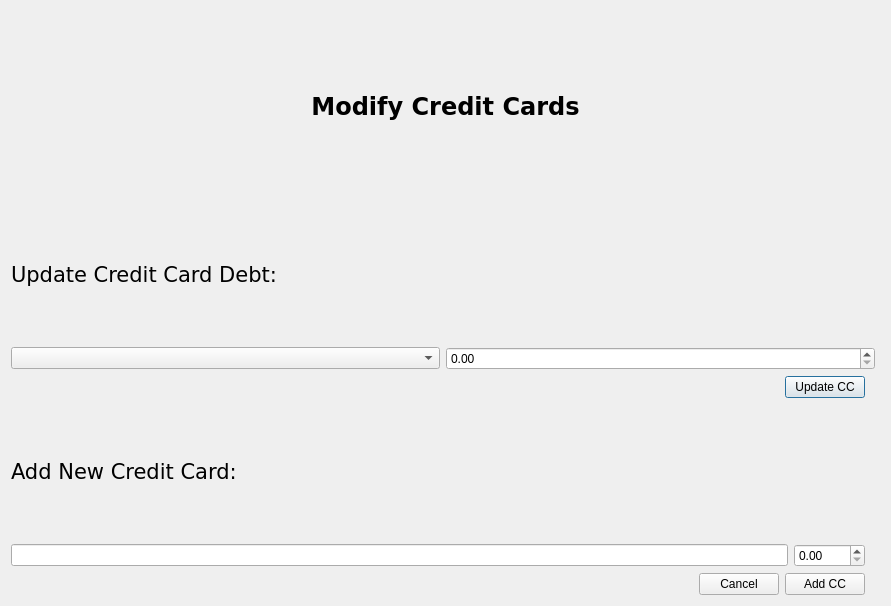
<?xml version="1.0" encoding="UTF-8"?>
<ui version="4.0">
 <class>modifyccdialog</class>
 <widget class="QDialog" name="modifyccdialog">
  <property name="geometry">
   <rect>
    <x>0</x>
    <y>0</y>
    <width>891</width>
    <height>606</height>
   </rect>
  </property>
  <property name="windowTitle">
   <string>Modify CC</string>
  </property>
  <layout class="QVBoxLayout" name="verticalLayout">
   <item>
    <widget class="QLabel" name="label">
     <property name="font">
      <font>
       <family>Verdana</family>
       <pointsize>18</pointsize>
       <bold>true</bold>
      </font>
     </property>
     <property name="text">
      <string>Modify Credit Cards</string>
     </property>
     <property name="alignment">
      <set>Qt::AlignCenter</set>
     </property>
    </widget>
   </item>
   <item>
    <layout class="QVBoxLayout" name="verticalLayout_2">
     <item>
      <widget class="QLabel" name="label_2">
       <property name="font">
        <font>
         <family>Verdana</family>
         <pointsize>16</pointsize>
        </font>
       </property>
       <property name="text">
        <string>Update Credit Card Debt:</string>
       </property>
      </widget>
     </item>
     <item>
      <layout class="QHBoxLayout" name="horizontalLayout">
       <property name="rightMargin">
        <number>5</number>
       </property>
       <item>
        <widget class="QComboBox" name="ccSelector"/>
       </item>
       <item>
        <widget class="QDoubleSpinBox" name="ccUpdateAmmountDSP">
         <property name="maximum">
          <double>5999.989999999999782</double>
         </property>
        </widget>
       </item>
      </layout>
     </item>
     <item>
      <layout class="QHBoxLayout" name="horizontalLayout_3">
       <property name="rightMargin">
        <number>15</number>
       </property>
       <item>
        <spacer name="horizontalSpacer">
         <property name="orientation">
          <enum>Qt::Horizontal</enum>
         </property>
         <property name="sizeHint" stdset="0">
          <size>
           <width>40</width>
           <height>20</height>
          </size>
         </property>
        </spacer>
       </item>
       <item>
        <widget class="QPushButton" name="updateCCButton">
         <property name="text">
          <string>Update CC</string>
         </property>
        </widget>
       </item>
      </layout>
     </item>
    </layout>
   </item>
   <item>
    <layout class="QVBoxLayout" name="verticalLayout_3">
     <item>
      <widget class="QLabel" name="label_3">
       <property name="font">
        <font>
         <family>Verdana</family>
         <pointsize>16</pointsize>
        </font>
       </property>
       <property name="text">
        <string>Add New Credit Card:</string>
       </property>
      </widget>
     </item>
     <item>
      <layout class="QHBoxLayout" name="horizontalLayout_2">
       <property name="rightMargin">
        <number>15</number>
       </property>
       <item>
        <widget class="QLineEdit" name="newCCLineEdit"/>
       </item>
       <item>
        <widget class="QDoubleSpinBox" name="newCCAmmontDSP">
         <property name="maximum">
          <double>5999.989999999999782</double>
         </property>
        </widget>
       </item>
      </layout>
     </item>
     <item>
      <layout class="QHBoxLayout" name="horizontalLayout_4">
       <property name="rightMargin">
        <number>15</number>
       </property>
       <item>
        <spacer name="horizontalSpacer_2">
         <property name="orientation">
          <enum>Qt::Horizontal</enum>
         </property>
         <property name="sizeHint" stdset="0">
          <size>
           <width>40</width>
           <height>20</height>
          </size>
         </property>
        </spacer>
       </item>
       <item>
        <widget class="QPushButton" name="cancelButton">
         <property name="text">
          <string>Cancel</string>
         </property>
        </widget>
       </item>
       <item>
        <widget class="QPushButton" name="addCCButton">
         <property name="text">
          <string>Add CC</string>
         </property>
        </widget>
       </item>
      </layout>
     </item>
    </layout>
   </item>
  </layout>
 </widget>
 <resources/>
 <connections/>
</ui>
